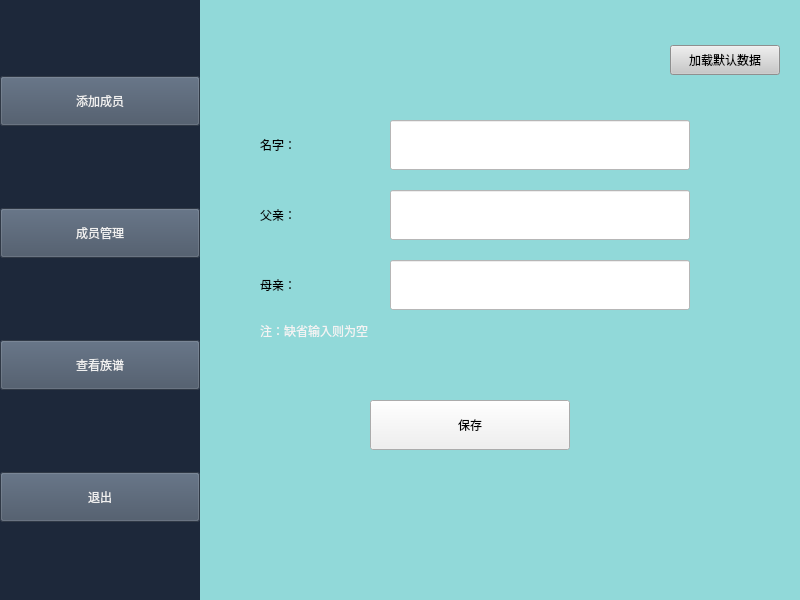
<?xml version="1.0" encoding="UTF-8"?>
<ui version="4.0">
 <class>FamilyManegeSystem</class>
 <widget class="QWidget" name="FamilyManegeSystem">
  <property name="geometry">
   <rect>
    <x>0</x>
    <y>0</y>
    <width>800</width>
    <height>600</height>
   </rect>
  </property>
  <property name="windowTitle">
   <string>Form</string>
  </property>
  <widget class="QWidget" name="verticalWidget" native="true">
   <property name="geometry">
    <rect>
     <x>0</x>
     <y>0</y>
     <width>200</width>
     <height>601</height>
    </rect>
   </property>
   <property name="minimumSize">
    <size>
     <width>0</width>
     <height>0</height>
    </size>
   </property>
   <property name="styleSheet">
    <string notr="true">background-color: rgb(29, 40, 58);</string>
   </property>
   <layout class="QVBoxLayout" name="verticalLayout">
    <item>
     <widget class="QPushButton" name="addButton">
      <property name="maximumSize">
       <size>
        <width>16777215</width>
        <height>50</height>
       </size>
      </property>
      <property name="styleSheet">
       <string notr="true">font: 14pt &quot;宋体&quot;;
color: rgb(240, 240, 240);
background-color: rgb(67, 80, 98);
</string>
      </property>
      <property name="text">
       <string>添加成员</string>
      </property>
     </widget>
    </item>
    <item>
     <widget class="QPushButton" name="manegeButton">
      <property name="maximumSize">
       <size>
        <width>16777215</width>
        <height>50</height>
       </size>
      </property>
      <property name="styleSheet">
       <string notr="true">font: 14pt &quot;宋体&quot;;
color: rgb(240, 240, 240);
background-color: rgb(67, 80, 98);
</string>
      </property>
      <property name="text">
       <string>成员管理</string>
      </property>
     </widget>
    </item>
    <item>
     <widget class="QPushButton" name="genealogyButton">
      <property name="maximumSize">
       <size>
        <width>16777215</width>
        <height>50</height>
       </size>
      </property>
      <property name="styleSheet">
       <string notr="true">font: 14pt &quot;宋体&quot;;
color: rgb(240, 240, 240);
background-color: rgb(67, 80, 98);
</string>
      </property>
      <property name="text">
       <string>查看族谱</string>
      </property>
     </widget>
    </item>
    <item>
     <widget class="QPushButton" name="exitButton">
      <property name="maximumSize">
       <size>
        <width>16777215</width>
        <height>50</height>
       </size>
      </property>
      <property name="styleSheet">
       <string notr="true">font: 14pt &quot;宋体&quot;;
color: rgb(240, 240, 240);
background-color: rgb(67, 80, 98);
</string>
      </property>
      <property name="text">
       <string>退出</string>
      </property>
     </widget>
    </item>
   </layout>
  </widget>
  <widget class="QStackedWidget" name="stackedWidget">
   <property name="geometry">
    <rect>
     <x>200</x>
     <y>0</y>
     <width>600</width>
     <height>600</height>
    </rect>
   </property>
   <property name="styleSheet">
    <string notr="true">background-color: rgb(145, 217, 217);</string>
   </property>
   <property name="currentIndex">
    <number>0</number>
   </property>
   <widget class="QWidget" name="addPage">
    <property name="styleSheet">
     <string notr="true"/>
    </property>
    <widget class="QLabel" name="label1">
     <property name="geometry">
      <rect>
       <x>60</x>
       <y>120</y>
       <width>100</width>
       <height>50</height>
      </rect>
     </property>
     <property name="styleSheet">
      <string notr="true">font: 14pt &quot;宋体&quot;;</string>
     </property>
     <property name="text">
      <string>名字：</string>
     </property>
    </widget>
    <widget class="QLabel" name="label2">
     <property name="geometry">
      <rect>
       <x>60</x>
       <y>190</y>
       <width>100</width>
       <height>50</height>
      </rect>
     </property>
     <property name="styleSheet">
      <string notr="true">font: 14pt &quot;宋体&quot;;</string>
     </property>
     <property name="text">
      <string>父亲：</string>
     </property>
    </widget>
    <widget class="QLabel" name="label3">
     <property name="geometry">
      <rect>
       <x>60</x>
       <y>260</y>
       <width>100</width>
       <height>50</height>
      </rect>
     </property>
     <property name="styleSheet">
      <string notr="true">font: 14pt &quot;宋体&quot;;</string>
     </property>
     <property name="text">
      <string>母亲：</string>
     </property>
    </widget>
    <widget class="QPushButton" name="saveButton">
     <property name="geometry">
      <rect>
       <x>170</x>
       <y>400</y>
       <width>200</width>
       <height>50</height>
      </rect>
     </property>
     <property name="styleSheet">
      <string notr="true">font: 14pt &quot;宋体&quot;;
background-color: rgb(240, 240, 240);</string>
     </property>
     <property name="text">
      <string>保存</string>
     </property>
    </widget>
    <widget class="QLineEdit" name="nameLineEdit">
     <property name="geometry">
      <rect>
       <x>190</x>
       <y>120</y>
       <width>300</width>
       <height>50</height>
      </rect>
     </property>
     <property name="styleSheet">
      <string notr="true">font: 14pt &quot;宋体&quot;;
color: rgb(0, 0, 0);
background-color: rgb(255, 255, 255);</string>
     </property>
    </widget>
    <widget class="QLineEdit" name="fatherLineEdit">
     <property name="geometry">
      <rect>
       <x>190</x>
       <y>190</y>
       <width>300</width>
       <height>50</height>
      </rect>
     </property>
     <property name="styleSheet">
      <string notr="true">font: 14pt &quot;宋体&quot;;
color: rgb(0, 0, 0);
background-color: rgb(255, 255, 255);</string>
     </property>
    </widget>
    <widget class="QLineEdit" name="motherLineEdit">
     <property name="geometry">
      <rect>
       <x>190</x>
       <y>260</y>
       <width>300</width>
       <height>50</height>
      </rect>
     </property>
     <property name="styleSheet">
      <string notr="true">font: 14pt &quot;宋体&quot;;
color: rgb(0, 0, 0);
background-color: rgb(255, 255, 255);</string>
     </property>
     <property name="text">
      <string/>
     </property>
    </widget>
    <widget class="QPushButton" name="loadDataButton">
     <property name="geometry">
      <rect>
       <x>470</x>
       <y>45</y>
       <width>110</width>
       <height>30</height>
      </rect>
     </property>
     <property name="styleSheet">
      <string notr="true">font: 9pt &quot;宋体&quot;;
background-color: rgb(200, 200, 200);</string>
     </property>
     <property name="text">
      <string>加载默认数据</string>
     </property>
    </widget>
    <widget class="QLabel" name="label">
     <property name="geometry">
      <rect>
       <x>60</x>
       <y>320</y>
       <width>161</width>
       <height>21</height>
      </rect>
     </property>
     <property name="styleSheet">
      <string notr="true">font: 10pt &quot;宋体&quot;;
color: rgb(243, 243, 243);</string>
     </property>
     <property name="text">
      <string>注：缺省输入则为空</string>
     </property>
    </widget>
   </widget>
   <widget class="QWidget" name="manegePage">
    <widget class="QLabel" name="label5">
     <property name="geometry">
      <rect>
       <x>50</x>
       <y>60</y>
       <width>100</width>
       <height>50</height>
      </rect>
     </property>
     <property name="styleSheet">
      <string notr="true">font: 14pt &quot;宋体&quot;;</string>
     </property>
     <property name="text">
      <string>名字：</string>
     </property>
    </widget>
    <widget class="QTextEdit" name="findTextEdit">
     <property name="geometry">
      <rect>
       <x>180</x>
       <y>60</y>
       <width>300</width>
       <height>50</height>
      </rect>
     </property>
     <property name="contextMenuPolicy">
      <enum>Qt::ActionsContextMenu</enum>
     </property>
     <property name="styleSheet">
      <string notr="true">font: 14pt &quot;宋体&quot;;
color: rgb(0, 0, 0);
background-color: rgb(255, 255, 255);</string>
     </property>
     <property name="html">
      <string>&lt;!DOCTYPE HTML PUBLIC &quot;-//W3C//DTD HTML 4.0//EN&quot; &quot;http://www.w3.org/TR/REC-html40/strict.dtd&quot;&gt;
&lt;html&gt;&lt;head&gt;&lt;meta name=&quot;qrichtext&quot; content=&quot;1&quot; /&gt;&lt;style type=&quot;text/css&quot;&gt;
p, li { white-space: pre-wrap; }
&lt;/style&gt;&lt;/head&gt;&lt;body style=&quot; font-family:'宋体'; font-size:14pt; font-weight:400; font-style:normal;&quot;&gt;
&lt;p style=&quot;-qt-paragraph-type:empty; margin-top:0px; margin-bottom:0px; margin-left:0px; margin-right:0px; -qt-block-indent:0; text-indent:0px;&quot;&gt;&lt;br /&gt;&lt;/p&gt;&lt;/body&gt;&lt;/html&gt;</string>
     </property>
    </widget>
    <widget class="QPlainTextEdit" name="plainText">
     <property name="geometry">
      <rect>
       <x>50</x>
       <y>140</y>
       <width>501</width>
       <height>301</height>
      </rect>
     </property>
     <property name="styleSheet">
      <string notr="true">font: 14pt &quot;宋体&quot;;
color: rgb(0, 0, 0);
background-color: rgb(240, 240, 240);</string>
     </property>
    </widget>
    <widget class="QPushButton" name="deleteButton">
     <property name="geometry">
      <rect>
       <x>460</x>
       <y>490</y>
       <width>93</width>
       <height>28</height>
      </rect>
     </property>
     <property name="styleSheet">
      <string notr="true">font: 12pt &quot;宋体&quot;;
background-color: rgb(200, 200, 200);</string>
     </property>
     <property name="text">
      <string>删除</string>
     </property>
    </widget>
    <widget class="QPushButton" name="findButton">
     <property name="geometry">
      <rect>
       <x>60</x>
       <y>470</y>
       <width>200</width>
       <height>50</height>
      </rect>
     </property>
     <property name="styleSheet">
      <string notr="true">font: 14pt &quot;宋体&quot;;
background-color: rgb(240, 240, 240);</string>
     </property>
     <property name="text">
      <string>查找</string>
     </property>
    </widget>
   </widget>
   <widget class="QWidget" name="genealogyPage">
    <widget class="QTextEdit" name="genealogyText">
     <property name="geometry">
      <rect>
       <x>40</x>
       <y>140</y>
       <width>541</width>
       <height>371</height>
      </rect>
     </property>
     <property name="styleSheet">
      <string notr="true">font: 14pt &quot;宋体&quot;;
color: rgb(0, 0, 0);
background-color: rgb(240, 240, 240);</string>
     </property>
    </widget>
    <widget class="QLabel" name="label5_2">
     <property name="geometry">
      <rect>
       <x>40</x>
       <y>40</y>
       <width>100</width>
       <height>50</height>
      </rect>
     </property>
     <property name="styleSheet">
      <string notr="true">font: 14pt &quot;宋体&quot;;</string>
     </property>
     <property name="text">
      <string>名字：</string>
     </property>
    </widget>
    <widget class="QTextEdit" name="findTextEdit_2">
     <property name="geometry">
      <rect>
       <x>140</x>
       <y>40</y>
       <width>300</width>
       <height>50</height>
      </rect>
     </property>
     <property name="contextMenuPolicy">
      <enum>Qt::ActionsContextMenu</enum>
     </property>
     <property name="styleSheet">
      <string notr="true">font: 14pt &quot;宋体&quot;;
color: rgb(0, 0, 0);
background-color: rgb(255, 255, 255);</string>
     </property>
     <property name="html">
      <string>&lt;!DOCTYPE HTML PUBLIC &quot;-//W3C//DTD HTML 4.0//EN&quot; &quot;http://www.w3.org/TR/REC-html40/strict.dtd&quot;&gt;
&lt;html&gt;&lt;head&gt;&lt;meta name=&quot;qrichtext&quot; content=&quot;1&quot; /&gt;&lt;style type=&quot;text/css&quot;&gt;
p, li { white-space: pre-wrap; }
&lt;/style&gt;&lt;/head&gt;&lt;body style=&quot; font-family:'宋体'; font-size:14pt; font-weight:400; font-style:normal;&quot;&gt;
&lt;p style=&quot;-qt-paragraph-type:empty; margin-top:0px; margin-bottom:0px; margin-left:0px; margin-right:0px; -qt-block-indent:0; text-indent:0px;&quot;&gt;&lt;br /&gt;&lt;/p&gt;&lt;/body&gt;&lt;/html&gt;</string>
     </property>
    </widget>
    <widget class="QPushButton" name="findButton_2">
     <property name="geometry">
      <rect>
       <x>450</x>
       <y>40</y>
       <width>100</width>
       <height>50</height>
      </rect>
     </property>
     <property name="styleSheet">
      <string notr="true">font: 14pt &quot;宋体&quot;;
background-color: rgb(240, 240, 240);</string>
     </property>
     <property name="text">
      <string>查找</string>
     </property>
    </widget>
   </widget>
  </widget>
 </widget>
 <resources/>
 <connections/>
</ui>
